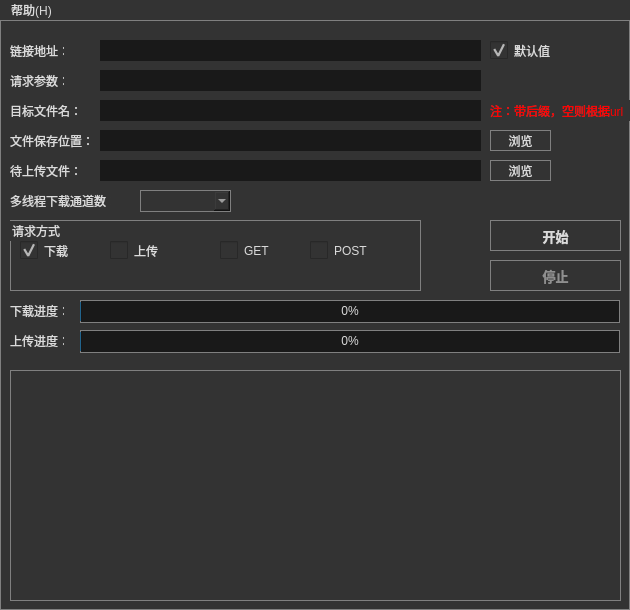
<?xml version="1.0" encoding="UTF-8"?>
<ui version="4.0">
 <class>networkClass</class>
 <widget class="QMainWindow" name="networkClass">
  <property name="geometry">
   <rect>
    <x>0</x>
    <y>0</y>
    <width>630</width>
    <height>610</height>
   </rect>
  </property>
  <property name="sizePolicy">
   <sizepolicy hsizetype="Preferred" vsizetype="Fixed">
    <horstretch>0</horstretch>
    <verstretch>0</verstretch>
   </sizepolicy>
  </property>
  <property name="windowTitle">
   <string>network tool</string>
  </property>
  <property name="styleSheet">
   <string notr="true"/>
  </property>
  <widget class="QWidget" name="centralWidget">
   <property name="styleSheet">
    <string notr="true">QWidget{border:1px solid #808080;background-color:#333333;color:#DBDBDB;}
QWidget:disabled{color:#909090;}
QLineEdit{border:0px;padding:0px 3px 0px 3px;background-color:#191919;}
QCheckBox,QLabel{border:0px;}
QCheckBox::indicator{width:18px;height:18px;}
QCheckBox::indicator:unchecked{border-image:url(resources/checkbox.png) 0 0 0 0 repeat repeat;}
QCheckBox::indicator:checked{border-image:url(resources/checkbox.png) 72 0 0 0 repeat repeat;}
QPushButton:hover{background-color:#636363;}
QComboBox QAbstractItemView {outline: 0px;}
QComboBox QAbstractItemView::item:selected {background-color: #636363;}
QProgressBar{border:1px solid #808080;background-color:#191919;}
QScrollBar{border:0px;background-color:#292929;width:14px;}
QScrollBar::handle{border:1px solid #636363;background-color:#333333;margin: 16px 0px 16px 0px;min-height:30px;}
QScrollBar::add-page:vertical, QScrollBar::sub-page:vertical {
	background: transparent;
}</string>
   </property>
   <widget class="QProgressBar" name="progressBar_u">
    <property name="geometry">
     <rect>
      <x>80</x>
      <y>310</y>
      <width>540</width>
      <height>23</height>
     </rect>
    </property>
    <property name="sizePolicy">
     <sizepolicy hsizetype="MinimumExpanding" vsizetype="Fixed">
      <horstretch>0</horstretch>
      <verstretch>0</verstretch>
     </sizepolicy>
    </property>
    <property name="value">
     <number>0</number>
    </property>
    <property name="alignment">
     <set>Qt::AlignCenter</set>
    </property>
   </widget>
   <widget class="QTextEdit" name="textEdit_output">
    <property name="geometry">
     <rect>
      <x>10</x>
      <y>350</y>
      <width>611</width>
      <height>231</height>
     </rect>
    </property>
    <property name="styleSheet">
     <string notr="true">.QWidget{background-color:black;color:white;}</string>
    </property>
    <property name="readOnly">
     <bool>true</bool>
    </property>
   </widget>
   <widget class="QLineEdit" name="lineEdit_url">
    <property name="geometry">
     <rect>
      <x>100</x>
      <y>20</y>
      <width>381</width>
      <height>21</height>
     </rect>
    </property>
   </widget>
   <widget class="QLabel" name="label">
    <property name="geometry">
     <rect>
      <x>10</x>
      <y>20</y>
      <width>54</width>
      <height>21</height>
     </rect>
    </property>
    <property name="text">
     <string>链接地址：</string>
    </property>
   </widget>
   <widget class="QLabel" name="label_2">
    <property name="geometry">
     <rect>
      <x>10</x>
      <y>50</y>
      <width>54</width>
      <height>21</height>
     </rect>
    </property>
    <property name="text">
     <string>请求参数：</string>
    </property>
   </widget>
   <widget class="QLineEdit" name="lineEdit_arg">
    <property name="geometry">
     <rect>
      <x>100</x>
      <y>50</y>
      <width>381</width>
      <height>21</height>
     </rect>
    </property>
   </widget>
   <widget class="QProgressBar" name="progressBar_d">
    <property name="geometry">
     <rect>
      <x>80</x>
      <y>280</y>
      <width>540</width>
      <height>23</height>
     </rect>
    </property>
    <property name="value">
     <number>0</number>
    </property>
    <property name="alignment">
     <set>Qt::AlignCenter</set>
    </property>
   </widget>
   <widget class="QLabel" name="label_3">
    <property name="geometry">
     <rect>
      <x>10</x>
      <y>310</y>
      <width>54</width>
      <height>21</height>
     </rect>
    </property>
    <property name="text">
     <string>上传进度：</string>
    </property>
   </widget>
   <widget class="QLabel" name="label_4">
    <property name="geometry">
     <rect>
      <x>10</x>
      <y>280</y>
      <width>54</width>
      <height>21</height>
     </rect>
    </property>
    <property name="text">
     <string>下载进度：</string>
    </property>
   </widget>
   <widget class="QPushButton" name="btn_abort">
    <property name="enabled">
     <bool>false</bool>
    </property>
    <property name="geometry">
     <rect>
      <x>490</x>
      <y>240</y>
      <width>131</width>
      <height>31</height>
     </rect>
    </property>
    <property name="font">
     <font>
      <family>新宋体</family>
      <pointsize>10</pointsize>
      <weight>75</weight>
      <bold>true</bold>
     </font>
    </property>
    <property name="text">
     <string>停止</string>
    </property>
   </widget>
   <widget class="QGroupBox" name="groupBox">
    <property name="geometry">
     <rect>
      <x>10</x>
      <y>200</y>
      <width>411</width>
      <height>71</height>
     </rect>
    </property>
    <property name="title">
     <string>请求方式</string>
    </property>
    <widget class="QCheckBox" name="cb_download">
     <property name="geometry">
      <rect>
       <x>10</x>
       <y>20</y>
       <width>81</width>
       <height>21</height>
      </rect>
     </property>
     <property name="text">
      <string>下载</string>
     </property>
     <property name="iconSize">
      <size>
       <width>18</width>
       <height>18</height>
      </size>
     </property>
     <property name="checked">
      <bool>true</bool>
     </property>
    </widget>
    <widget class="QCheckBox" name="cb_upload">
     <property name="geometry">
      <rect>
       <x>100</x>
       <y>20</y>
       <width>81</width>
       <height>21</height>
      </rect>
     </property>
     <property name="text">
      <string>上传</string>
     </property>
     <property name="iconSize">
      <size>
       <width>18</width>
       <height>18</height>
      </size>
     </property>
    </widget>
    <widget class="QCheckBox" name="cb_get">
     <property name="geometry">
      <rect>
       <x>210</x>
       <y>20</y>
       <width>81</width>
       <height>21</height>
      </rect>
     </property>
     <property name="text">
      <string>GET</string>
     </property>
     <property name="iconSize">
      <size>
       <width>18</width>
       <height>18</height>
      </size>
     </property>
    </widget>
    <widget class="QCheckBox" name="cb_post">
     <property name="geometry">
      <rect>
       <x>300</x>
       <y>20</y>
       <width>91</width>
       <height>21</height>
      </rect>
     </property>
     <property name="text">
      <string>POST</string>
     </property>
     <property name="iconSize">
      <size>
       <width>18</width>
       <height>18</height>
      </size>
     </property>
    </widget>
   </widget>
   <widget class="QPushButton" name="btn_start">
    <property name="geometry">
     <rect>
      <x>490</x>
      <y>200</y>
      <width>131</width>
      <height>31</height>
     </rect>
    </property>
    <property name="font">
     <font>
      <family>新宋体</family>
      <pointsize>10</pointsize>
      <weight>75</weight>
      <bold>true</bold>
     </font>
    </property>
    <property name="text">
     <string>开始</string>
    </property>
   </widget>
   <widget class="QLabel" name="label_5">
    <property name="geometry">
     <rect>
      <x>10</x>
      <y>110</y>
      <width>81</width>
      <height>21</height>
     </rect>
    </property>
    <property name="text">
     <string>文件保存位置：</string>
    </property>
   </widget>
   <widget class="QLineEdit" name="lineEdit_saveDir">
    <property name="geometry">
     <rect>
      <x>100</x>
      <y>110</y>
      <width>381</width>
      <height>21</height>
     </rect>
    </property>
   </widget>
   <widget class="QLineEdit" name="lineEdit_uploadFile">
    <property name="geometry">
     <rect>
      <x>100</x>
      <y>140</y>
      <width>381</width>
      <height>21</height>
     </rect>
    </property>
   </widget>
   <widget class="QLabel" name="label_6">
    <property name="geometry">
     <rect>
      <x>10</x>
      <y>140</y>
      <width>81</width>
      <height>21</height>
     </rect>
    </property>
    <property name="text">
     <string>待上传文件：</string>
    </property>
   </widget>
   <widget class="QPushButton" name="btn_browser1">
    <property name="geometry">
     <rect>
      <x>490</x>
      <y>110</y>
      <width>61</width>
      <height>21</height>
     </rect>
    </property>
    <property name="text">
     <string>浏览</string>
    </property>
   </widget>
   <widget class="QPushButton" name="btn_browser2">
    <property name="geometry">
     <rect>
      <x>490</x>
      <y>140</y>
      <width>61</width>
      <height>21</height>
     </rect>
    </property>
    <property name="text">
     <string>浏览</string>
    </property>
   </widget>
   <widget class="QCheckBox" name="cb_useDefault">
    <property name="geometry">
     <rect>
      <x>490</x>
      <y>20</y>
      <width>71</width>
      <height>21</height>
     </rect>
    </property>
    <property name="text">
     <string>默认值</string>
    </property>
    <property name="iconSize">
     <size>
      <width>18</width>
      <height>18</height>
     </size>
    </property>
    <property name="checked">
     <bool>true</bool>
    </property>
   </widget>
   <widget class="QLabel" name="label_8">
    <property name="geometry">
     <rect>
      <x>10</x>
      <y>80</y>
      <width>71</width>
      <height>21</height>
     </rect>
    </property>
    <property name="text">
     <string>目标文件名：</string>
    </property>
   </widget>
   <widget class="QLineEdit" name="lineEdit_targetname">
    <property name="geometry">
     <rect>
      <x>100</x>
      <y>80</y>
      <width>381</width>
      <height>21</height>
     </rect>
    </property>
    <property name="text">
     <string/>
    </property>
   </widget>
   <widget class="QComboBox" name="cmb_multiDownload">
    <property name="geometry">
     <rect>
      <x>140</x>
      <y>170</y>
      <width>91</width>
      <height>22</height>
     </rect>
    </property>
   </widget>
   <widget class="QLabel" name="label_11">
    <property name="geometry">
     <rect>
      <x>10</x>
      <y>170</y>
      <width>101</width>
      <height>21</height>
     </rect>
    </property>
    <property name="text">
     <string>多线程下载通道数：</string>
    </property>
   </widget>
   <widget class="QLabel" name="label_14">
    <property name="geometry">
     <rect>
      <x>490</x>
      <y>80</y>
      <width>141</width>
      <height>21</height>
     </rect>
    </property>
    <property name="styleSheet">
     <string notr="true">color:red;</string>
    </property>
    <property name="text">
     <string>注：带后缀，空则根据url</string>
    </property>
   </widget>
   <zorder>groupBox</zorder>
   <zorder>progressBar_u</zorder>
   <zorder>textEdit_output</zorder>
   <zorder>lineEdit_url</zorder>
   <zorder>label</zorder>
   <zorder>label_2</zorder>
   <zorder>lineEdit_arg</zorder>
   <zorder>progressBar_d</zorder>
   <zorder>label_3</zorder>
   <zorder>label_4</zorder>
   <zorder>btn_abort</zorder>
   <zorder>btn_start</zorder>
   <zorder>label_5</zorder>
   <zorder>lineEdit_saveDir</zorder>
   <zorder>lineEdit_uploadFile</zorder>
   <zorder>label_6</zorder>
   <zorder>btn_browser1</zorder>
   <zorder>btn_browser2</zorder>
   <zorder>cb_useDefault</zorder>
   <zorder>label_8</zorder>
   <zorder>lineEdit_targetname</zorder>
   <zorder>cmb_multiDownload</zorder>
   <zorder>label_11</zorder>
   <zorder>label_14</zorder>
  </widget>
  <widget class="QMenuBar" name="menuBar">
   <property name="geometry">
    <rect>
     <x>0</x>
     <y>0</y>
     <width>630</width>
     <height>20</height>
    </rect>
   </property>
   <property name="styleSheet">
    <string notr="true">QMenuBar{border:0px;background-color:#333333;color:#DBDBDB;padding:1px 5px 1px 5px;}
QMenuBar:item{border:0px;background-color:transparent;color:#DBDBDB;}
QMenuBar:item:selected{background-color:#636363;color:#DBDBDB;}
</string>
   </property>
   <widget class="QMenu" name="menuHelp">
    <property name="styleSheet">
     <string notr="true">QMenu {background-color:#333333;border:1px solid #333333;color:#DBDBDB;outline:0px;}
QMenu::item {background-color:#636363;color:#DBDBDB;border:0px;height:22px;padding:1px 5px 1px 5px;}
QMenu::item:selected {background-color:#333333;}</string>
    </property>
    <property name="title">
     <string>帮助(H)</string>
    </property>
    <addaction name="actionAbout"/>
   </widget>
   <addaction name="menuHelp"/>
  </widget>
  <action name="actionAbout">
   <property name="text">
    <string>About Network Tool</string>
   </property>
  </action>
  <action name="actionUsage">
   <property name="text">
    <string>Usage</string>
   </property>
  </action>
 </widget>
 <layoutdefault spacing="6" margin="11"/>
 <resources/>
 <connections/>
</ui>
